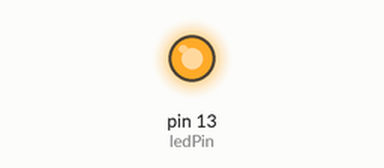
This sketch was run on a simulated Arduino Uno, built with avr-gcc and run on an emulated ATmega328P. On the bench: output pins drawn as LEDs (lit = HIGH).

Above: at 0.1 s.
Timing chart, 0 to 1.6 s (numbered marks = the images above):
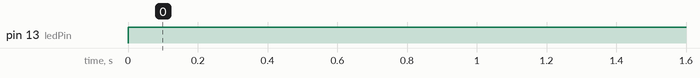

The sketch:

analog_output.ino
```cpp
int ledPin = 13;

void setup()
{
  Serial.begin(9600);
  pinMode(ledPin, OUTPUT);
}

void loop()
{
  analogWrite(ledPin, 200);
}
```

Measured:
- by itself, pin 13 (ledPin): LOW → HIGH at 0.00 s
